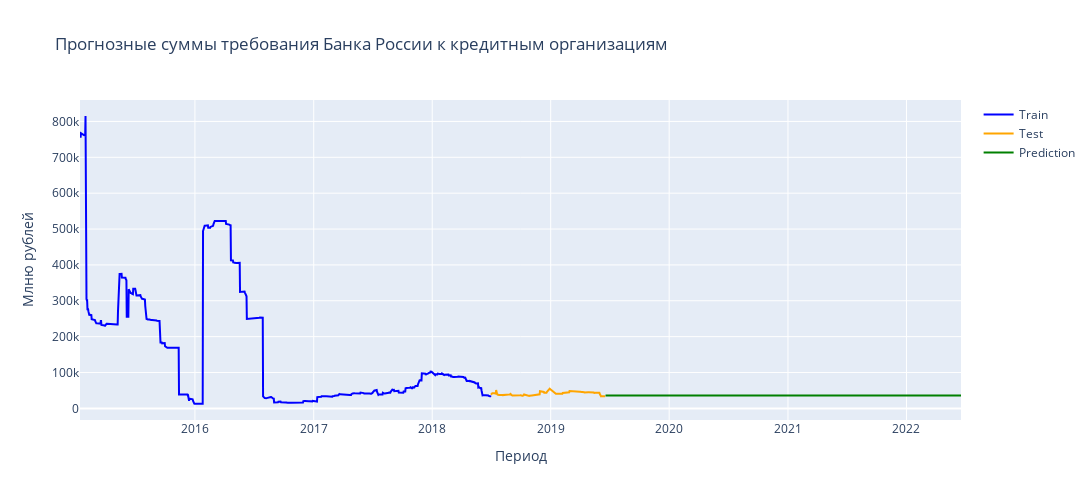

Notebook code for this chart:
### Code cell
fig = go.Figure()

# Обучающая выборка (Train)
fig.add_trace(
    go.Scatter(
        x=train.index,
        y=train['VR1'],
        mode='lines',
        name='Train',
        line=dict(color='blue')
    )
)

# Тестовая выборка (Test)
fig.add_trace(
    go.Scatter(
        x=test.index,
        y=test['VR1'],
        mode='lines',
        name='Test',
        line=dict(color='orange')
    )
)

# Прогноз (Forecast)
fig.add_trace(
    go.Scatter(
        x=forecast.index,
        y=forecast["Predictions"],
        mode='lines',
        name='Prediction',
        line=dict(color='green')
    )
)

fig.update_layout(
    title='Прогнозные суммы требования Банка России к кредитным организациям',
    xaxis_title='Период',
    yaxis_title='Млню рублей',
    height=500,
    width=1700
)

# Показ графика
fig.show()

### Figure 1 — Plotly figure (JSON) as saved in the notebook; plotly's stock layout.template omitted (floating-point values rounded to 4 significant figures; data arrays with more than 128 entries replaced by an {"elided": "..."} marker saying what was removed)
{"data": [{"line": {"color": "blue"}, "mode": "lines", "name": "Train", "type": "scatter", "x": {"elided": "1266 str values"}, "y": {"elided": "1266 float values"}}, {"line": {"color": "orange"}, "mode": "lines", "name": "Test", "type": "scatter", "x": {"elided": "353 str values"}, "y": {"elided": "353 float values"}}, {"line": {"color": "green"}, "mode": "lines", "name": "Prediction", "type": "scatter", "x": {"elided": "1096 str values"}, "y": {"elided": "1096 float values"}}], "layout": {"height": 500, "title": {"text": "Прогнозные суммы требования Банка России к кредитным организациям"}, "width": 1700, "xaxis": {"title": {"text": "Период"}}, "yaxis": {"title": {"text": "Млню рублей"}}}}
